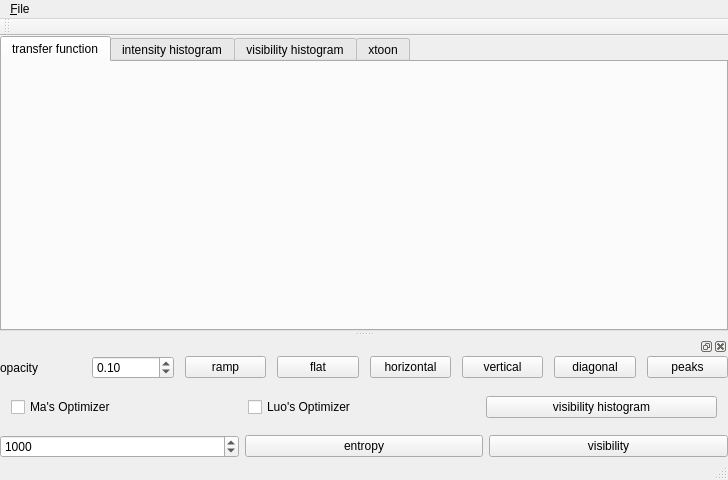
<?xml version="1.0" encoding="UTF-8"?>
<ui version="4.0">
 <class>TransferFunctionEditor</class>
 <widget class="QMainWindow" name="TransferFunctionEditor">
  <property name="geometry">
   <rect>
    <x>0</x>
    <y>0</y>
    <width>728</width>
    <height>480</height>
   </rect>
  </property>
  <property name="windowTitle">
   <string>Transfer Function Editor</string>
  </property>
  <widget class="QWidget" name="centralWidget">
   <layout class="QHBoxLayout" name="horizontalLayout">
    <property name="leftMargin">
     <number>0</number>
    </property>
    <property name="topMargin">
     <number>0</number>
    </property>
    <property name="rightMargin">
     <number>0</number>
    </property>
    <property name="bottomMargin">
     <number>0</number>
    </property>
    <item>
     <widget class="QTabWidget" name="tabWidget">
      <property name="currentIndex">
       <number>0</number>
      </property>
      <widget class="QWidget" name="tab">
       <attribute name="title">
        <string>transfer function</string>
       </attribute>
       <layout class="QHBoxLayout" name="horizontalLayout_5">
        <property name="leftMargin">
         <number>0</number>
        </property>
        <property name="topMargin">
         <number>0</number>
        </property>
        <property name="rightMargin">
         <number>0</number>
        </property>
        <property name="bottomMargin">
         <number>0</number>
        </property>
        <item>
         <layout class="QVBoxLayout" name="verticalLayout">
          <property name="leftMargin">
           <number>0</number>
          </property>
          <property name="topMargin">
           <number>0</number>
          </property>
          <property name="rightMargin">
           <number>0</number>
          </property>
          <property name="bottomMargin">
           <number>0</number>
          </property>
         </layout>
        </item>
       </layout>
      </widget>
      <widget class="QWidget" name="tab_2">
       <attribute name="title">
        <string>intensity histogram</string>
       </attribute>
       <layout class="QHBoxLayout" name="horizontalLayout_6">
        <property name="leftMargin">
         <number>0</number>
        </property>
        <property name="topMargin">
         <number>0</number>
        </property>
        <property name="rightMargin">
         <number>0</number>
        </property>
        <property name="bottomMargin">
         <number>0</number>
        </property>
        <item>
         <layout class="QVBoxLayout" name="verticalLayout_2"/>
        </item>
       </layout>
      </widget>
      <widget class="QWidget" name="tab_3">
       <attribute name="title">
        <string>visibility histogram</string>
       </attribute>
       <layout class="QHBoxLayout" name="horizontalLayout_7">
        <property name="leftMargin">
         <number>0</number>
        </property>
        <property name="topMargin">
         <number>0</number>
        </property>
        <property name="rightMargin">
         <number>0</number>
        </property>
        <property name="bottomMargin">
         <number>0</number>
        </property>
        <item>
         <layout class="QVBoxLayout" name="verticalLayout_3"/>
        </item>
       </layout>
      </widget>
      <widget class="QWidget" name="tab_4">
       <attribute name="title">
        <string>xtoon</string>
       </attribute>
       <layout class="QHBoxLayout" name="horizontalLayout_8">
        <property name="leftMargin">
         <number>0</number>
        </property>
        <property name="topMargin">
         <number>0</number>
        </property>
        <property name="rightMargin">
         <number>0</number>
        </property>
        <property name="bottomMargin">
         <number>0</number>
        </property>
        <item>
         <layout class="QVBoxLayout" name="verticalLayout_4"/>
        </item>
       </layout>
      </widget>
     </widget>
    </item>
   </layout>
  </widget>
  <widget class="QMenuBar" name="menuBar">
   <property name="geometry">
    <rect>
     <x>0</x>
     <y>0</y>
     <width>728</width>
     <height>26</height>
    </rect>
   </property>
   <widget class="QMenu" name="menu_File">
    <property name="title">
     <string>&amp;File</string>
    </property>
    <addaction name="action_Open_Transfer_Function"/>
    <addaction name="action_Save_Transfer_Function"/>
   </widget>
   <addaction name="menu_File"/>
  </widget>
  <widget class="QToolBar" name="mainToolBar">
   <attribute name="toolBarArea">
    <enum>TopToolBarArea</enum>
   </attribute>
   <attribute name="toolBarBreak">
    <bool>false</bool>
   </attribute>
  </widget>
  <widget class="QStatusBar" name="statusBar"/>
  <widget class="QDockWidget" name="dockWidget">
   <attribute name="dockWidgetArea">
    <number>8</number>
   </attribute>
   <widget class="QWidget" name="dockWidgetContents">
    <layout class="QVBoxLayout" name="verticalLayout_0">
     <property name="leftMargin">
      <number>0</number>
     </property>
     <property name="topMargin">
      <number>0</number>
     </property>
     <property name="rightMargin">
      <number>0</number>
     </property>
     <property name="bottomMargin">
      <number>0</number>
     </property>
     <item>
      <layout class="QHBoxLayout" name="horizontalLayout_3">
       <property name="spacing">
        <number>11</number>
       </property>
       <property name="leftMargin">
        <number>0</number>
       </property>
       <property name="topMargin">
        <number>0</number>
       </property>
       <property name="rightMargin">
        <number>0</number>
       </property>
       <property name="bottomMargin">
        <number>0</number>
       </property>
       <item>
        <widget class="QLabel" name="label">
         <property name="text">
          <string>opacity</string>
         </property>
        </widget>
       </item>
       <item>
        <widget class="QDoubleSpinBox" name="doubleSpinBox">
         <property name="decimals">
          <number>2</number>
         </property>
         <property name="maximum">
          <double>1.000000000000000</double>
         </property>
         <property name="singleStep">
          <double>0.010000000000000</double>
         </property>
         <property name="value">
          <double>0.100000000000000</double>
         </property>
        </widget>
       </item>
       <item>
        <widget class="QPushButton" name="rampButton">
         <property name="text">
          <string>ramp</string>
         </property>
        </widget>
       </item>
       <item>
        <widget class="QPushButton" name="flatButton">
         <property name="text">
          <string>flat</string>
         </property>
        </widget>
       </item>
       <item>
        <widget class="QPushButton" name="distributeHorizontallyButton">
         <property name="text">
          <string>horizontal</string>
         </property>
        </widget>
       </item>
       <item>
        <widget class="QPushButton" name="distributeVerticallyButton">
         <property name="text">
          <string>vertical</string>
         </property>
        </widget>
       </item>
       <item>
        <widget class="QPushButton" name="diagonalButton">
         <property name="text">
          <string>diagonal</string>
         </property>
        </widget>
       </item>
       <item>
        <widget class="QPushButton" name="peaksButton">
         <property name="text">
          <string>peaks</string>
         </property>
        </widget>
       </item>
      </layout>
     </item>
     <item>
      <layout class="QHBoxLayout" name="horizontalLayout_4">
       <property name="leftMargin">
        <number>11</number>
       </property>
       <property name="topMargin">
        <number>11</number>
       </property>
       <property name="rightMargin">
        <number>11</number>
       </property>
       <property name="bottomMargin">
        <number>11</number>
       </property>
       <item>
        <widget class="QCheckBox" name="checkBox">
         <property name="text">
          <string>Ma's Optimizer</string>
         </property>
         <property name="checked">
          <bool>false</bool>
         </property>
        </widget>
       </item>
       <item>
        <widget class="QCheckBox" name="checkBox_2">
         <property name="text">
          <string>Luo's Optimizer</string>
         </property>
        </widget>
       </item>
       <item>
        <widget class="QPushButton" name="visibilityHistogramButton">
         <property name="text">
          <string>visibility histogram</string>
         </property>
        </widget>
       </item>
      </layout>
     </item>
     <item>
      <layout class="QHBoxLayout" name="horizontalLayout_2">
       <property name="leftMargin">
        <number>0</number>
       </property>
       <property name="topMargin">
        <number>0</number>
       </property>
       <property name="rightMargin">
        <number>0</number>
       </property>
       <item>
        <widget class="QSpinBox" name="spinBox">
         <property name="minimum">
          <number>1</number>
         </property>
         <property name="maximum">
          <number>65536</number>
         </property>
         <property name="value">
          <number>1000</number>
         </property>
        </widget>
       </item>
       <item>
        <widget class="QPushButton" name="entropyButton">
         <property name="text">
          <string>entropy</string>
         </property>
        </widget>
       </item>
       <item>
        <widget class="QPushButton" name="visibilityButton">
         <property name="text">
          <string>visibility</string>
         </property>
        </widget>
       </item>
      </layout>
     </item>
    </layout>
   </widget>
  </widget>
  <action name="action_Open_Transfer_Function">
   <property name="text">
    <string>&amp;Open Transfer Function...</string>
   </property>
  </action>
  <action name="action_Save_Transfer_Function">
   <property name="text">
    <string>&amp;Save Transfer Function...</string>
   </property>
  </action>
 </widget>
 <layoutdefault spacing="6" margin="11"/>
 <resources/>
 <connections/>
</ui>
